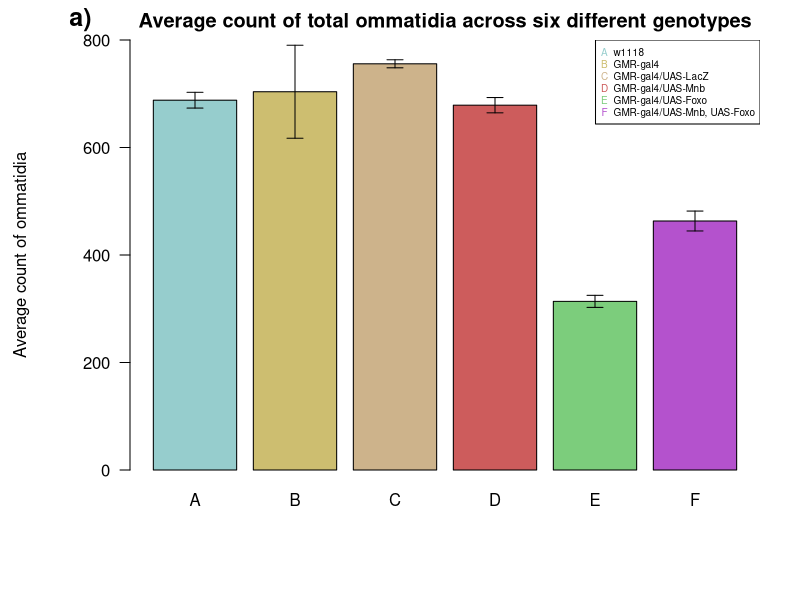
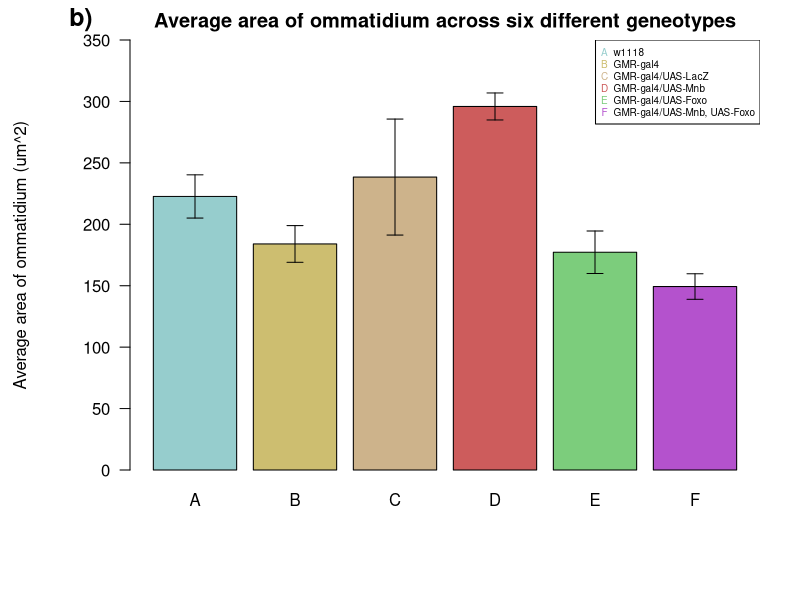
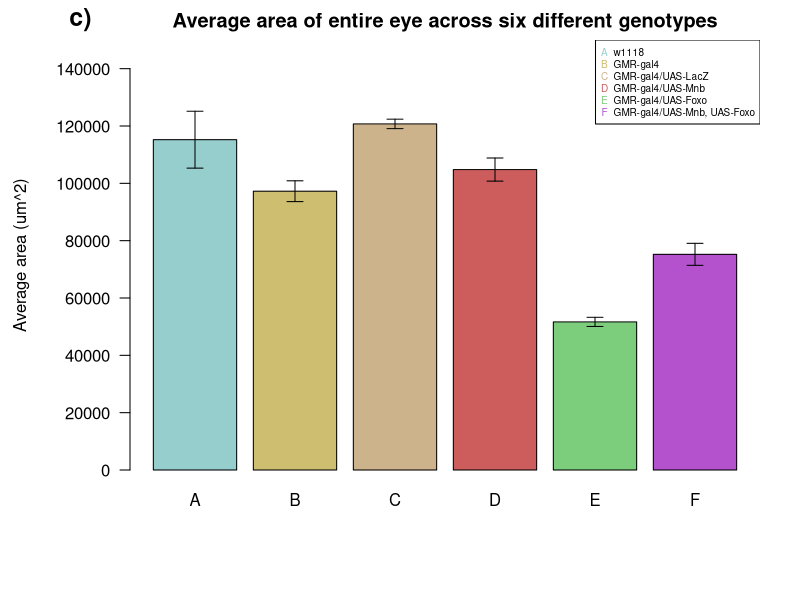

These figures' R source, in order:
## research paper graphs 
## made by Leenah Benfekih 202311289
## 01/11/2026

# making dataframe of genotype and counts
om_counts <- data.frame(
  w1118 = c(708, 677, 690, 677),
  gal4 = c(691, 659, 829, 636),
  lacz = c(752, 762, 762, 747), 
  mnb = c(671, 694, 663, 687),
  foxo = c(318, 327, 301, 309), 
  mnfo = c(469, 485, 441, 458)
)

om_countsM <- colMeans(om_counts, na.rm = TRUE) # mean of each genotype ommatidia count 
om_countsSD <- apply(om_counts, 2, sd, na.rm = TRUE) # sd of each genotype ommatidia count

# dataframe of area for 7 ommatidia   
om7 <- data.frame( # this is all the 7 ommatidia data so i can find mean and then div by 7 
  w1118 = c(1452.614, 1477.103, 1531.645, 1740.354, 1718.649, 1745.363, 1543.333, 
            1552.238, 1556.134, 1467.641, 1451.501, 1467.641),
  gal4 = c(1448.706, 1331.47, 1436.424, 1241.589, 1099.23, 1227.074, 1344.086,
           1336.294, 953.382, 1342.96, 1421.434, 1273.391),
  lacz = c(1322.924, 1469.297, 1456.496, 1189.352, 1420.321, 1493.229, 1773.991,
           1870.056, 1900.654, 1990.723, 2052.822, 2089.224),
  mnb = c(2259.434, 2037.158, 2214.685, 2150.13, 1927.121, 2139.86, 2043.48,
          1960.382, 1945.208, 2053.148, 2120.866, 2004.881),
  foxo = c(1105.856, 1723.065, 1031.279, 1395.816, 1123.665, 1645.148, 1040.715, 
           1289.333, 1022.561, 1077.061, 1234.421, 1199.355), 
  mnfo = c(968.575, 829.001, 1059.571, 914.982, 1025.517, 1128.795, 1121.479,
           1128.781, 1082.31, 1070.215, 1091.575, 1122.473)
)

# grouping above into the 3 observations they were originally taken in + mean of those 3
om7mean <- aggregate(
  om7, 
  by = list(rep(1:4, each = 3)), # group each columns results in three 
  FUN = mean 
)[-1] # -1 to auto remove the extra column aggregate adds

omM <- om7mean / 7 # divide the mean of each group of 3 we created by 7 

omM2 <- colMeans(omM) # mean of the 4 groups above for each genotype 
omSD <- apply(omM, 2, sd) # sd of the 4 groups above 


# bar graph + arrows for ommatidia count 
par(mar = c(6.5, 6.5, 2, 2), mgp = c(5, 1, 0))
bp1 <- barplot(om_countsM, ylab = "Average count of ommatidia",
        names.arg = c("A", "B", "C", "D", "E", "F"),
        col = c("paleturquoise3", "lightgoldenrod3", "navajowhite3", "indianred", 
                "palegreen3", "mediumorchid3"), beside = TRUE, 
        main = "Average count of total ommatidia across six different genotypes",
        las = 1, ylim = c(0, 800))

arrows(bp1, om_countsM - om_countsSD,
       bp1, om_countsM + om_countsSD, 
       lwd = 1, angle = 90, code = 3, length = 0.08
       )
mtext("a)", side = 3, adj = -0.1, line = 0.5, font = 2, cex = 1.5)
legend("topright", c("w1118", "GMR-gal4", "GMR-gal4/UAS-LacZ", "GMR-gal4/UAS-Mnb", "GMR-gal4/UAS-Foxo", "GMR-gal4/UAS-Mnb, UAS-Foxo"),
       pch = c("A", "B", "C", "D", "E", "F"),
       col = c("paleturquoise3", "lightgoldenrod3", "navajowhite3", "indianred", "palegreen3", "mediumorchid3"),
       bty = "o", cex = 0.6)

# bar graph and arrows for average area of one ommatidium
bp2 <- barplot(omM2, ylab = "Average area of ommatidium (um^2)", 
               names.arg = c("A", "B", "C", "D", "E", "F"),
               col = c("paleturquoise3", "lightgoldenrod3", "navajowhite3", "indianred",
                       "palegreen3", "mediumorchid3"), beside = TRUE, 
               main = "Average area of ommatidium across six different geneotypes",
               las = 1, ylim = c(0, 350))
arrows(bp2, omM2 - omSD, 
       bp2, omM2 + omSD, 
       lwd = 1, angle = 90, code = 3, length = 0.08)
mtext("b)", side = 3, adj = -0.1, line = 0.5, font = 2, cex = 1.5)
legend("topright", c("w1118", "GMR-gal4", "GMR-gal4/UAS-LacZ", "GMR-gal4/UAS-Mnb", "GMR-gal4/UAS-Foxo", "GMR-gal4/UAS-Mnb, UAS-Foxo"),
       pch = c("A", "B", "C", "D", "E", "F"),
       col = c("paleturquoise3", "lightgoldenrod3", "navajowhite3", "indianred", "palegreen3", "mediumorchid3"),
       bty = "o", cex = 0.6)

# making dataframe of entire eye area 
eyes <- data.frame(
  w1118 = c(118524.419, 127118.219, 111383.234, 103895.314),
  gal4 = c(101213.821, 97533.308, 92424.670, 97846.094),
  lacz = c(120209.118, 118981.909, 120803.521, 122932.352),
  mnb = c(104705.805, 110528.919, 101646.266, 102324.709),
  foxo = c(50156.934, 52567.940, 53450.640, 50493.095),
  mnfo = c(76494.890, 78554.152, 76191.010, 69692.091)
)
eyesM <- colMeans(eyes)
eyesSD <- apply(eyes, 2, sd)

# barplot of eye area 
par(mar = c(5.1, 4.1, 4.1, 2.1))
par(mar = c(6.5, 6.5, 2, 2), mgp = c(5, 1, 0))
bp3 <- barplot(eyesM, ylab = "Average area (um^2)",
               names.arg = c("A", "B", "C", "D", "E", "F"), 
               col = c("paleturquoise3", "lightgoldenrod3", "navajowhite3", 
                       "indianred", "palegreen3", "mediumorchid3"), beside = TRUE, 
               main = "Average area of entire eye across six different genotypes", 
               las = 1, ylim = c(0, 150000))
arrows(bp3, eyesM - eyesSD,
       bp3, eyesM + eyesSD, 
       lwd = 1, angle = 90, code = 3, length = 0.08)
mtext("c)", side = 3, adj = -0.1, line = 0.5, font = 2, cex = 1.5)
legend("topright", c("w1118", "GMR-gal4", "GMR-gal4/UAS-LacZ", "GMR-gal4/UAS-Mnb", "GMR-gal4/UAS-Foxo", "GMR-gal4/UAS-Mnb, UAS-Foxo"),
       pch = c("A", "B", "C", "D", "E", "F"), 
       col = c("paleturquoise3", "lightgoldenrod3", "navajowhite3", "indianred", "palegreen3", "mediumorchid3"),
       bty = "o", cex = 0.6)
